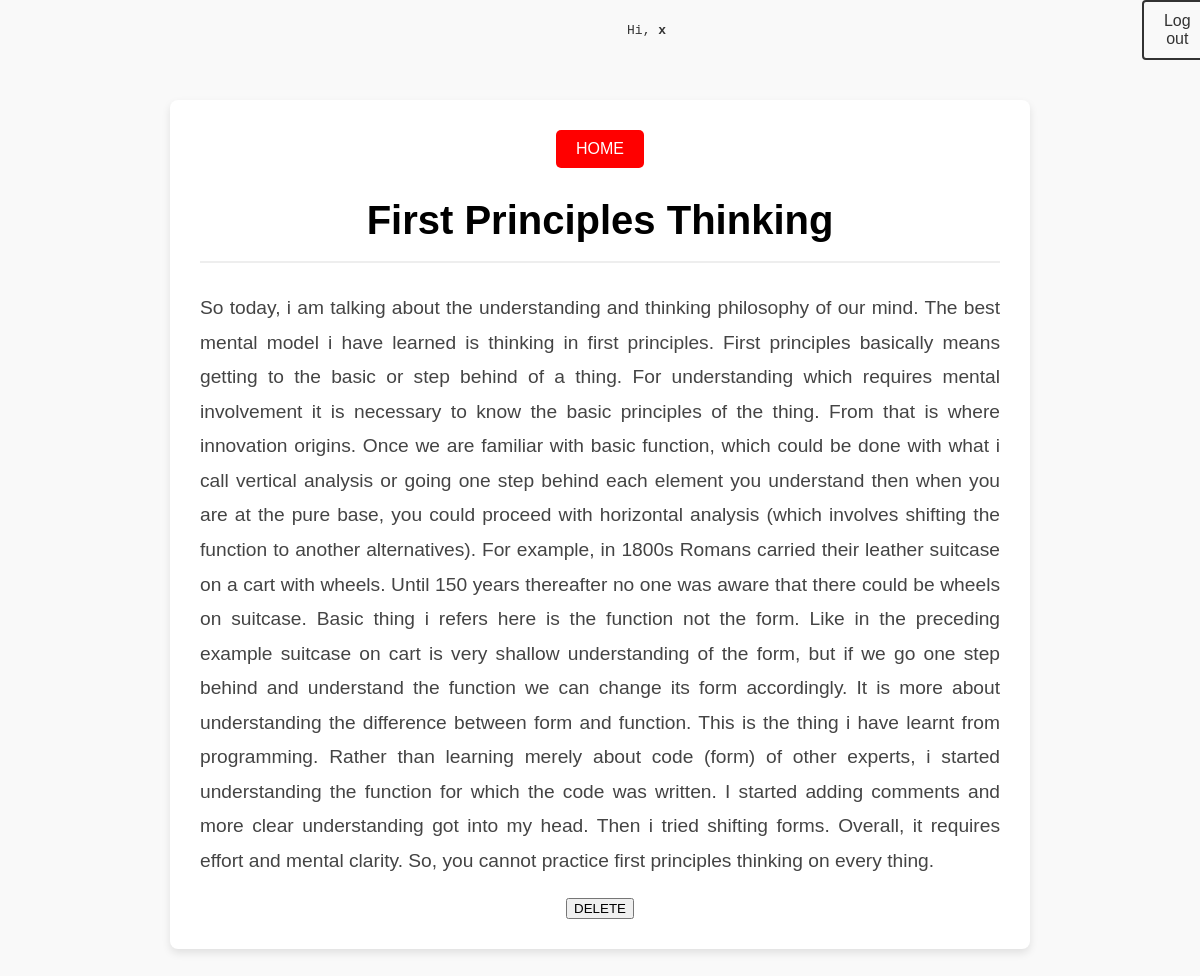
The app's page /blogs/blog/first-principles-thinking (signed in) with its own data.
### blogapp/models.py (models this page shows, shortened)
class BlogEntry(models.Model):
    title = models.CharField(max_length=100)
    author = models.ForeignKey('auth.User', on_delete=models.CASCADE)
    particular = models.TextField()
    date = models.DateField(auto_now_add=True)
    blog = models.Manager()
    slug = models.SlugField(blank=True)
    class Meta:
        verbose_name_plural = 'Blog Enteries'

### blogapp/views.py (the view)
# urls.py: path('blog/<slug:slug>', Detail.as_view(), name='detail'),
class Detail(LoginRequired, DetailView):
    model = BlogEntry
    template_name = 'one.html'
    context_object_name = 'one'
    def get_queryset(self):
        queryset = super().get_queryset()
        return queryset.filter(author=self.request.user)

### blogapp/mixins.py (called while the page is built)
    def dispatch(self, request, *args, **kwargs):
        if not request.user.is_authenticated:
            return PermissionDenied("You are not allowed to view this page")
        return super().dispatch(request, *args, **kwargs)

### templates/one.html (shortened to what this page needs)
{% extends 'base.html' %}
{% block content %}
<div class="detail-container">
    <header class="detail-header">
        <form action="{% url 'main' %}">
            <button type="submit" class="homebutton">HOME</button>
        </form>
        <h1 class="detail-title">{{ one.title }}</h1>
        <hr class="detail-divider">
    </header>
    <section class="detail-content">
        <p>{{ one.particular }}</p>
    </section>
    <form action='{% url 'delete' one.slug %}' method='POST'>
        <button type='submit' class='deletebutton'>DELETE</button>
    </form>
</div>
{% endblock %}

### templates/base.html (shortened to what this page needs)
<!DOCTYPE html>
{% load static %}
<html lang="en">
<head>
    <link href="{% static 'css/style.css' %}" rel="stylesheet" >
</head>
<body>
    <div class='logins'>
        {% if user.is_authenticated %}
            <pre>                                                                                  Hi, <strong>{{ user.username }}                                                             </strong></pre>
            <form method="post" action="{% url 'logout' %}">
                <button type="submit" class='logout'>Log out</button>
            </form>
        {% else %}
            <a href='{% url 'login' %}'>Log in</a>
        {% endif %}
    </div>
    {% block content %}
    {% endblock %}
</body>
</html>

### static/css/style.css (style rules this page uses)
body { font-family: "Arial", sans-serif; background-color: #f9f9f9; color: #333; margin: 0; padding: 0; }
.detail-container { max-width: 800px; margin: 40px auto; padding: 30px; background-color: #fff; box-shadow: 0 4px 8px rgba(0, 0, 0, 0.1); border-radius: 8px; text-align: center; }
.detail-header { display: flex; flex-direction: column; align-items: center; margin-bottom: 20px; }
.detail-title { font-size: 2.5rem; color: #000000; margin: 10px 0; }
.detail-divider { border: 0; height: 2px; background: #eee; width: 100%; }
.detail-content p { font-size: 1.2rem; line-height: 1.8; color: #444; text-align: justify; }
.homebutton { background-color: #ff0000; color: white; border: none; padding: 10px 20px; font-size: 1rem; cursor: pointer; border-radius: 5px; margin-bottom: 20px; }
.logins { display: flex; width: 100%; justify-content: center; align-items: center; }
.logout { background-color: transparent; color: #333; border: 2px solid #333; padding: 10px 20px; border-radius: 4px; font-size: 16px; cursor: pointer; }

### records on screen
BlogEntry: title "First Principles Thinking", particular "So today, i am talking about the understanding and thinking philosophy of our mind. The best mental model i have learned is thinking in first principles. First principles basically means getting to the basic or step behind of a thing. For understanding which requires mental involvement it is necessary to know the basic principles of the thing. From that is where innovation origins. Once we are familiar with basic function, which could be done with what i call vertical analysis or going one step behind each element you understand then when you are at the pure base, you could proceed with horizontal analysis (which involves shifting the function to another alternatives). For example, in 1800s…"

### other values on screen
{{ user.username }} "x"
